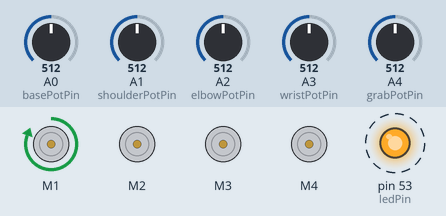
Bench run of a sketch on a simulated Arduino Mega 2560, built with avr-gcc and run on an emulated ATmega2560. Parts: 4 × DC motor (green arrow = forward, orange = backward, longer = faster), output pins drawn as LEDs (lit = HIGH). Dashed ring = blinking. The inputs (shaded band) are chosen by the test bench; at power-on: A0 (basePotPin) = 512, A1 (shoulderPotPin) = 512, A2 (elbowPotPin) = 512, A3 (wristPotPin) = 512, A4 (grabPotPin) = 512. What the sketch prints to the serial monitor is not drawn.

Above: at 1.25 s.
1.3 s: A0 (basePotPin) set to 582
4.3 s: A0 (basePotPin) set to 612
At 4.8 s:
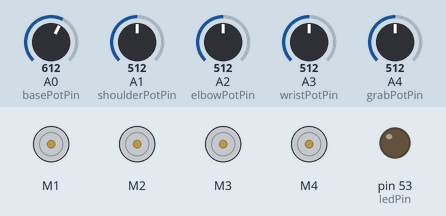
Timing chart, 0 to 7.3 s (numbered marks = the images above; inputs shaded):
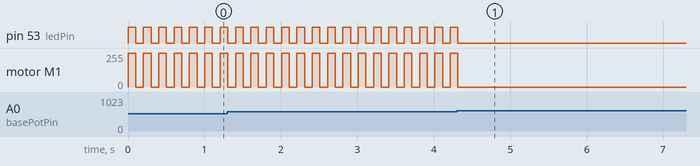

The sketch:

Robot_Demo3.ino
```cpp
/* ==================================================================
Robot Project Main:
Robot_Demo3.ino edited by Sophie Robertson | 10/25/2023
=====================================================================
Code will grab, pick up wrist, pick up elbow, move to the right 5cm
then put down elbow, put down wrist, and release. delay 10s.
Move back to pickup location
x5
=====================================================================
When a motor is moving, LED on (1s at a time)
When a motor is targeting 0 (stopping), LED off (0.1s may be too fast)
=====================================================================*/
#include <AFMotor.h> // https://learn.adafruit.com/adafruit-motor-shield/af-dcmotor-class
AF_DCMotor base(1, MOTOR12_1KHZ); //m1: base
AF_DCMotor elbow(2, MOTOR12_1KHZ); //m2: elbow
AF_DCMotor wrist(3, MOTOR34_1KHZ); //m3: wrist
//AF_DCMotor shoulder(4, MOTOR34_1KHZ); //m4: shoulder
AF_DCMotor grabber(4, MOTOR34_1KHZ); //m4: grab

const int ledPin = 53; // the number of the LED pin
const int basePotPin = A0; //analog pin
const int shoulderPotPin = A1; //analog pin
const int elbowPotPin = A2; //analog pin
const int wristPotPin = A3; //analog pin
const int grabPotPin = A4; //analog pin

//pots rotate 300 degrees
int basePMax = 0, shoulderPMax = 0, elbowPMax = 0, wristPMax = 0, grabPMax = 0;
int basePVal = 0, shoulderPVal = 0, elbowPVal = 0, wristPVal = 0, grabPVal = 0;

void updatePots() {
  basePVal = analogRead(basePotPin);
  shoulderPVal = analogRead(shoulderPotPin);
  elbowPVal = analogRead(elbowPotPin);
  wristPVal = analogRead(wristPotPin);
  grabPVal = analogRead(grabPotPin);
}

void baseR(int delayTime) {
  Serial.println("m1:base right"); base.setSpeed(255);
  base.run(FORWARD); digitalWrite(ledPin,HIGH); delay(delayTime);
  base.setSpeed(0); digitalWrite(ledPin,LOW); delay(100);
  updatePots(); //update all 5 potentiometers
}
void baseL(int delayTime) {
  Serial.println("m1:base left"); base.setSpeed(255);
  base.run(BACKWARD); digitalWrite(ledPin,HIGH); delay(delayTime);
  base.setSpeed(0); digitalWrite(ledPin,LOW); delay(100);
  updatePots(); //update all 5 potentiometers
}
void elbowU(int delayTime) {
  Serial.println("m2:elbow up"); elbow.setSpeed(255);
  elbow.run(BACKWARD); digitalWrite(ledPin,HIGH); delay(delayTime);
  elbow.setSpeed(0); digitalWrite(ledPin,LOW); delay(100);
  updatePots(); //update all 5 potentiometers
}
void elbowD(int delayTime) {
  Serial.println("m2:elbow down"); elbow.setSpeed(255);
  elbow.run(FORWARD); digitalWrite(ledPin,HIGH); delay(delayTime);
  elbow.setSpeed(0); digitalWrite(ledPin,LOW); delay(100);
  updatePots(); //update all 5 potentiometers
}
void wristU(int delayTime) {
  Serial.println("m3:wrist up"); wrist.setSpeed(255);
  wrist.run(BACKWARD); digitalWrite(ledPin,HIGH); delay(delayTime);  //takes 8s for full movement i think?
  wrist.setSpeed(0); digitalWrite(ledPin,LOW); delay(100);
  updatePots(); //update all 5 potentiometers
}
void wristD(int delayTime) {
  Serial.println("m3:wrist down"); wrist.setSpeed(255);
  wrist.run(FORWARD); digitalWrite(ledPin,HIGH); delay(delayTime);  //takes 8s for full movement i think?
  wrist.setSpeed(0); digitalWrite(ledPin,LOW); delay(100);
  updatePots(); //update all 5 potentiometers
}
void grab(int delayTime) {
  Serial.println("m4:grab"); grabber.setSpeed(255);
  grabber.run(FORWARD); digitalWrite(ledPin,HIGH); delay(delayTime);
  grabber.setSpeed(0); digitalWrite(ledPin,LOW); delay(100);
  updatePots(); //update all 5 potentiometers
}
void ungrab(int delayTime) {
  Serial.println("m4:ungrab"); grabber.setSpeed(255);
  grabber.run(BACKWARD); digitalWrite(ledPin,HIGH); delay(delayTime);
  grabber.setSpeed(0); digitalWrite(ledPin,LOW); delay(100);
  updatePots(); //update all 5 potentiometers
}
void setup() { // put your setup code here, to run once:
  Serial.begin(38400);
  pinMode(ledPin,OUTPUT); // initialize the LED pin as an output:
  base.setSpeed(255);
  //shoulder.setSpeed(255);
  elbow.setSpeed(255);
  wrist.setSpeed(255);
  grabber.setSpeed(255);
}
void loop() { // put your main code here, to run repeatedly:
  //start at down ungrabbed @ starting point
  updatePots(); //update all 5 potentiometers
  /*
  for (int i=0;i<5;i++) {
    //grab and move right 5 cm+, let go
    while (grabPVal > 100) { //until grabber is closed (ish)
      grab(100);             //grab
    }
    while (wristPVal < 300) { //until wrist is 1/3rd way up
      wristU(100);            //move wrist up
    }
    while (elbowPVal < 300) { //until elbow is 1/3rd way up
      elbowU(100);            //move elbow up (2s)
    }
    while (basePVal < 600) {
      baseR(100);  //move base right 2/3 of the way
    }
    while (elbowPVal > 100) { //until elbow is 1/3rd way up
      elbowD(100); //move elbow down
    }
    while (wristPVal > 100) { //until wrist is 1/3rd way up
      wristU(100);            //move wrist up
    }
    while (grabPVal < 600) { //until grabber is open
      ungrab(100); //ungrab
    }
    delay(10000); //wait 10s for user to mark block
    //move left 5cm+, ready for next grab
    while (basePVal > 100) {
      baseL(100);  //move base left (7s) 5cm ?
    }
  }*/
  while (basePVal < 600) {
    baseR(100);  //move base right 2/3 of the way
  }
  delay(10000);
}
```

Measured:
- the behaviour switches between 599 and 600 on A0 (basePotPin) (found by bisection; images 0 and 1)
- after the input at 4.3 s, pin 53 (ledPin): goes on until 4.3 s, then stays LOW; motor M1: goes on until 4.3 s, then stays stopped
- by itself, pin 53 (ledPin): alternates HIGH for 0.10 s and LOW for 0.10 s
- by itself, motor M1: alternates forward 255/255 for 0.10 s and stopped for 0.10 s
